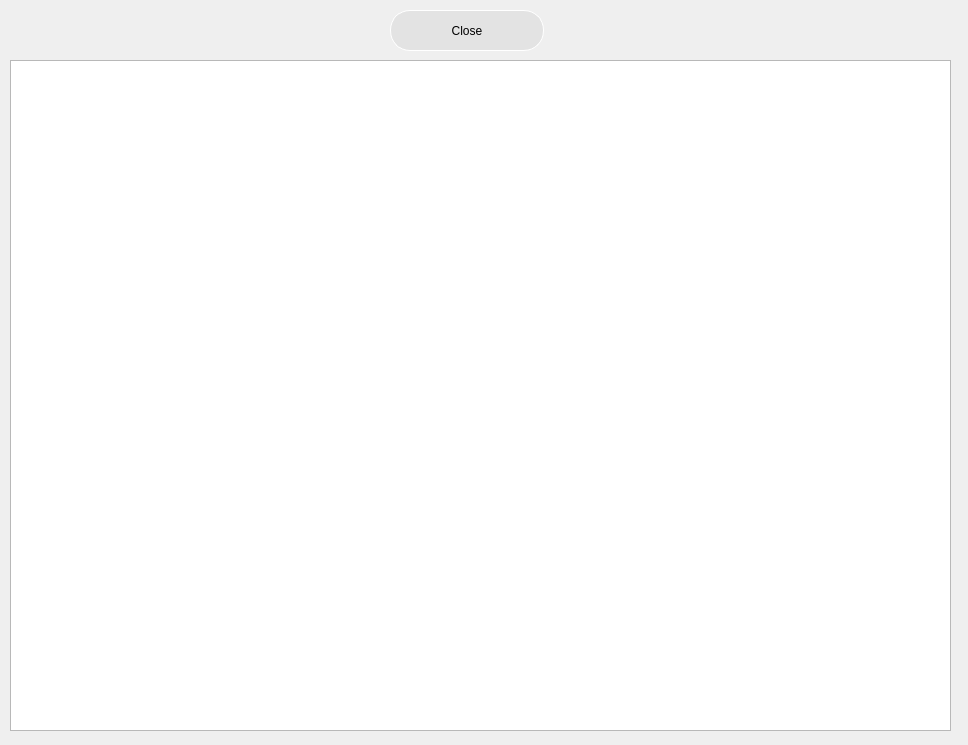
<?xml version="1.0" encoding="UTF-8"?>
<ui version="4.0">
 <class>Text</class>
 <widget class="QDialog" name="Text">
  <property name="geometry">
   <rect>
    <x>0</x>
    <y>0</y>
    <width>968</width>
    <height>745</height>
   </rect>
  </property>
  <property name="windowTitle">
   <string>Dialog</string>
  </property>
  <widget class="QPushButton" name="pushButton">
   <property name="geometry">
    <rect>
     <x>390</x>
     <y>10</y>
     <width>154</width>
     <height>41</height>
    </rect>
   </property>
   <property name="styleSheet">
    <string notr="true"> QPushButton#pushButton {
      border-style: outset;
	  background-color:#E3E3E3;
      border-width: 1px;
      border-radius: 20px;
      border-color: white;
      font:  12px;
      min-width: 10em;
      padding: 6px;
  }</string>
   </property>
   <property name="text">
    <string>Close</string>
   </property>
  </widget>
  <widget class="QTextEdit" name="Text_editor">
   <property name="geometry">
    <rect>
     <x>10</x>
     <y>60</y>
     <width>941</width>
     <height>671</height>
    </rect>
   </property>
  </widget>
 </widget>
 <resources/>
 <connections/>
</ui>
